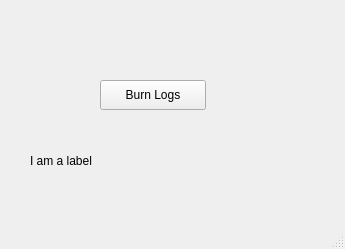
<?xml version="1.0" encoding="UTF-8"?>
<ui version="4.0">
 <class>MainWindow</class>
 <widget class="QMainWindow" name="MainWindow">
  <property name="geometry">
   <rect>
    <x>0</x>
    <y>0</y>
    <width>345</width>
    <height>249</height>
   </rect>
  </property>
  <property name="windowTitle">
   <string>MainWindow</string>
  </property>
  <widget class="QWidget" name="centralwidget">
   <widget class="QPushButton" name="pushButton">
    <property name="geometry">
     <rect>
      <x>100</x>
      <y>80</y>
      <width>106</width>
      <height>30</height>
     </rect>
    </property>
    <property name="text">
     <string>Burn Logs</string>
    </property>
   </widget>
   <widget class="QLabel" name="label">
    <property name="geometry">
     <rect>
      <x>30</x>
      <y>150</y>
      <width>251</width>
      <height>21</height>
     </rect>
    </property>
    <property name="text">
     <string>I am a label</string>
    </property>
   </widget>
  </widget>
  <widget class="QMenuBar" name="menubar">
   <property name="geometry">
    <rect>
     <x>0</x>
     <y>0</y>
     <width>345</width>
     <height>26</height>
    </rect>
   </property>
  </widget>
  <widget class="QStatusBar" name="statusbar"/>
 </widget>
 <resources/>
 <connections/>
</ui>
